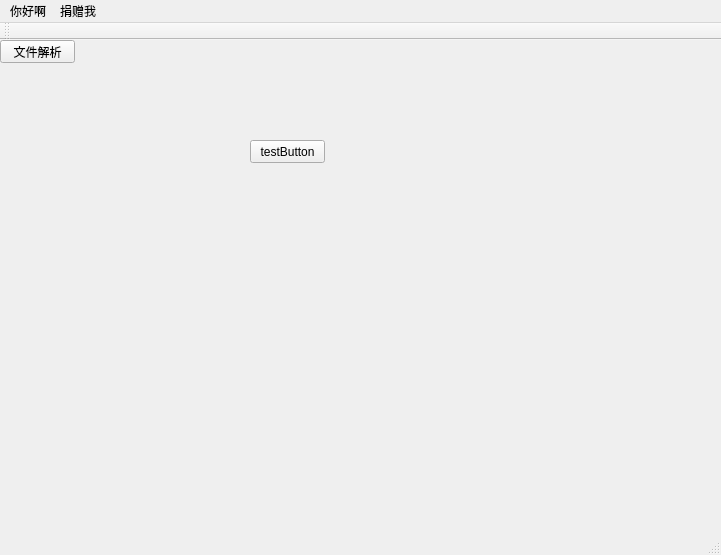
<?xml version="1.0" encoding="UTF-8"?>
<ui version="4.0">
 <class>DtoolsClass</class>
 <widget class="QMainWindow" name="DtoolsClass">
  <property name="geometry">
   <rect>
    <x>0</x>
    <y>0</y>
    <width>721</width>
    <height>555</height>
   </rect>
  </property>
  <property name="windowTitle">
   <string>Dtools</string>
  </property>
  <widget class="QWidget" name="centralWidget">
   <widget class="QPushButton" name="buttonFileAnalyze">
    <property name="geometry">
     <rect>
      <x>0</x>
      <y>0</y>
      <width>75</width>
      <height>23</height>
     </rect>
    </property>
    <property name="text">
     <string>文件解析</string>
    </property>
   </widget>
   <widget class="QPushButton" name="testButton">
    <property name="geometry">
     <rect>
      <x>250</x>
      <y>100</y>
      <width>75</width>
      <height>23</height>
     </rect>
    </property>
    <property name="text">
     <string>testButton</string>
    </property>
   </widget>
  </widget>
  <widget class="QMenuBar" name="menuBar">
   <property name="geometry">
    <rect>
     <x>0</x>
     <y>0</y>
     <width>721</width>
     <height>22</height>
    </rect>
   </property>
   <widget class="QMenu" name="menu">
    <property name="title">
     <string>你好啊</string>
    </property>
   </widget>
   <widget class="QMenu" name="FileAnalyze">
    <property name="title">
     <string>捐赠我</string>
    </property>
    <addaction name="actionpower_by_tengteng"/>
   </widget>
   <addaction name="menu"/>
   <addaction name="FileAnalyze"/>
  </widget>
  <widget class="QToolBar" name="mainToolBar">
   <attribute name="toolBarArea">
    <enum>TopToolBarArea</enum>
   </attribute>
   <attribute name="toolBarBreak">
    <bool>false</bool>
   </attribute>
  </widget>
  <widget class="QStatusBar" name="statusBar"/>
  <action name="actionpower_by_tengteng">
   <property name="text">
    <string>power by tengteng</string>
   </property>
  </action>
 </widget>
 <layoutdefault spacing="6" margin="11"/>
 <resources>
  <include location="Dtools.qrc"/>
 </resources>
 <connections>
  <connection>
   <sender>testButton</sender>
   <signal>clicked()</signal>
   <receiver>DtoolsClass</receiver>
   <slot>mySlots()</slot>
   <hints>
    <hint type="sourcelabel">
     <x>279</x>
     <y>143</y>
    </hint>
    <hint type="destinationlabel">
     <x>310</x>
     <y>689</y>
    </hint>
   </hints>
  </connection>
  <connection>
   <sender>DtoolsClass</sender>
   <signal>testClick()</signal>
   <receiver>DtoolsClass</receiver>
   <slot>mySlots()</slot>
   <hints>
    <hint type="sourcelabel">
     <x>592</x>
     <y>330</y>
    </hint>
    <hint type="destinationlabel">
     <x>849</x>
     <y>330</y>
    </hint>
   </hints>
  </connection>
 </connections>
 <slots>
  <signal>testClick()</signal>
  <slot>mySlots()</slot>
 </slots>
</ui>
